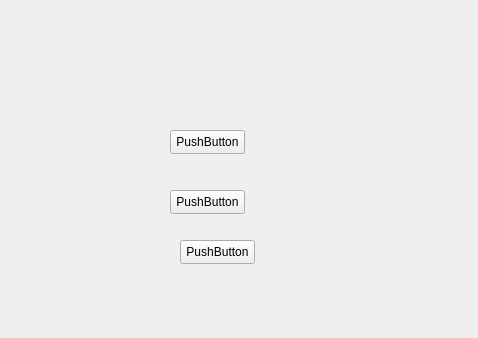
<?xml version="1.0" encoding="UTF-8"?>
<ui version="4.0">
 <class>cncd::window</class>
 <widget class="QWidget" name="cncd::window">
  <property name="geometry">
   <rect>
    <x>0</x>
    <y>0</y>
    <width>478</width>
    <height>338</height>
   </rect>
  </property>
  <property name="windowTitle">
   <string>window</string>
  </property>
  <widget class="QPushButton" name="pushButton">
   <property name="geometry">
    <rect>
     <x>170</x>
     <y>190</y>
     <width>75</width>
     <height>24</height>
    </rect>
   </property>
   <property name="text">
    <string>PushButton</string>
   </property>
  </widget>
  <widget class="QPushButton" name="pushButton_2">
   <property name="geometry">
    <rect>
     <x>170</x>
     <y>130</y>
     <width>75</width>
     <height>24</height>
    </rect>
   </property>
   <property name="text">
    <string>PushButton</string>
   </property>
  </widget>
  <widget class="QPushButton" name="pushButton_3">
   <property name="geometry">
    <rect>
     <x>180</x>
     <y>240</y>
     <width>75</width>
     <height>24</height>
    </rect>
   </property>
   <property name="text">
    <string>PushButton</string>
   </property>
   <property name="flat">
    <bool>false</bool>
   </property>
  </widget>
 </widget>
 <resources/>
 <connections/>
</ui>
